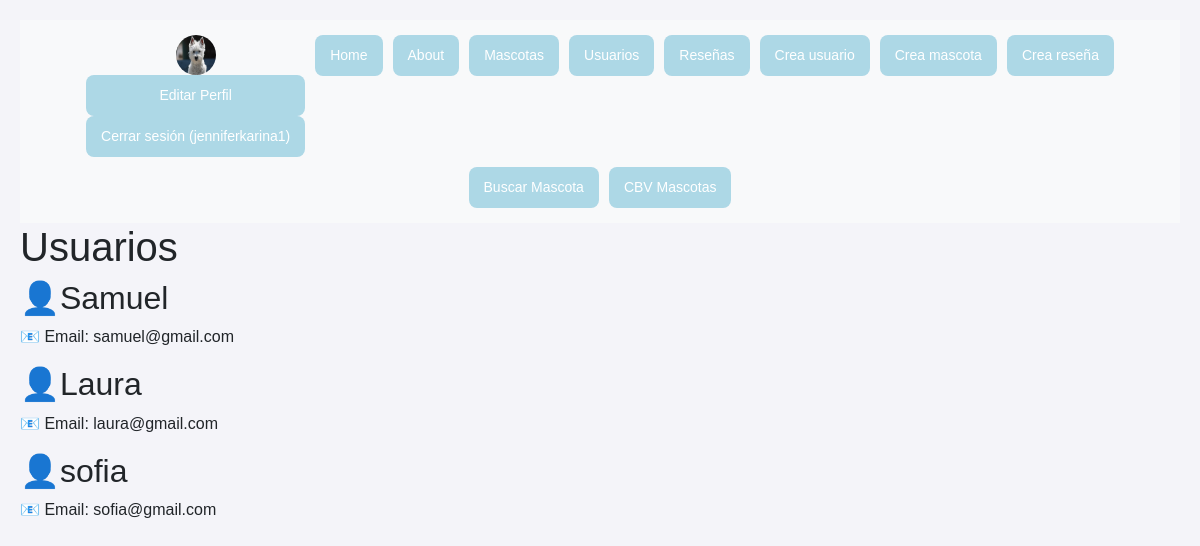
The page /usuario/ (signed in) on the database its author committed.
### accounts/models.py (models this page shows, shortened)
class Avatar(models.Model):
    user = models.OneToOneField(User, on_delete=models.CASCADE)
    imagen = models.ImageField(upload_to='avatares/', null=True, blank=True)

### myapp/models.py (models this page shows, shortened)
class Usuario(models.Model):
    name = models.CharField(max_length=200)
    email = models.EmailField()

### myapp/views.py (the view)
# urls.py: path('usuario/', views.usuario),
@login_required(login_url='accounts:login')
def usuario(request):
    usuario = Usuario.objects.all()
    return render(request, 'usuario/usuario.html', {
        'usuario': usuario
    })

### myapp/templates/usuario/usuario.html
{% extends 'layouts/base.html' %}
{% block content %}
<h1>Usuarios</h1>
{% for usuario in usuario %}
<article>
    <h2>👤{{ usuario.name }}</h2>
        <p>📧 Email: {{ usuario.email }}</p>
</article>
{% endfor %}
{% endblock %}

### myapp/templates/layouts/base.html (shortened to what this page needs)
<!DOCTYPE html>
<html lang="es">
<head>
    <link rel="stylesheet" href="https://maxcdn.bootstrapcdn.com/bootstrap/4.5.2/css/bootstrap.min.css">
</head>
<body>
<nav>
    <ul>
        <li>
            {% if user.is_authenticated %}
                {% if user.avatar %}
                    {% if user.avatar.imagen %}
                        <img src="{{ user.avatar.imagen.url }}" alt="Avatar" class="avatar-img">
                    {% endif %}
                {% endif %}
                <a href="{% url 'accounts:edit' %}">Editar Perfil</a>
                <a href="{% url 'accounts:logout' %}">Cerrar sesión ({{ user.username }})</a>
            {% else %}
                <a href="{% url 'accounts:login' %}">Iniciar sesión</a>
                <a href="{% url 'accounts:signup' %}">Registrarse</a>
            {% endif %}
        </li>
        <li>
            <a href="/">Home</a>
        </li>
        <li>
            <a href="/about">About</a>
        </li>
        <li>
            <a href="/mascotas">Mascotas</a>
        </li>
        <li>
            <a href="/usuario">Usuarios</a>
        </li>
        <li>
            <a href="/reseñas">Reseñas</a>
        </li>
        <li>
            <a href="/crea_usuario">Crea usuario</a>
        </li>
        <li>
            <a href="/crea_mascota">Crea mascota</a>
        </li>
        <li>
            <a href="/crea_reseña">Crea reseña</a>
        </li>
        <li>
            <a href="/buscar_mascota/">Buscar Mascota</a>
        </li>
        <li>
            <a href="{% url 'mascota_cbv_list' %}">CBV Mascotas</a>
        </li>
    </ul>
</nav>
{% block content %}
{% endblock %}
</body>
</html>

### myapp/templates/layouts/base.html (style rules this page uses)
body { font-family: Arial, sans-serif; background-color: #f4f4f9; padding: 20px; }
nav { background-color: #f8f9fa; padding: 10px; display: flex; justify-content: center; flex-wrap: wrap; }
nav ul { list-style-type: none; display: flex; flex-wrap: wrap; justify-content: center; padding: 0; margin: 0; }
nav ul li { margin: 5px; text-align: center; }
nav ul li a { display: block; padding: 10px 15px; width: auto; background-color: #ADD8E6; color: white; text-decoration: none; border-radius: 8px; transition: background-color 0.3s ease; font-size: 14px; }
.avatar-img { width: 40px; height: 40px; border-radius: 50%; }

### rows shown on the page
Usuario: name "Samuel", email "samuel@gmail.com"
Usuario: name "Laura", email "laura@gmail.com"
Usuario: name "sofia", email "sofia@gmail.com"

### other values the page prints
{{ user.username }} "jenniferkarina1"
